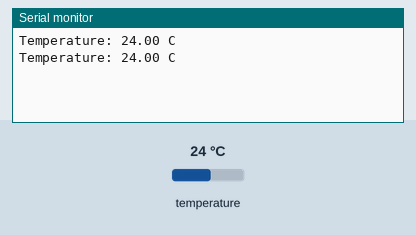
A sketch run on a simulated ESP32. On the bench: the last lines printed to the serial monitor. The test bench sets the inputs (shaded band); at power-on: temperature 24 °C.

Above: at 3.3 s.
3.4 s: temperature set to 12 °C
At 5.5 s:
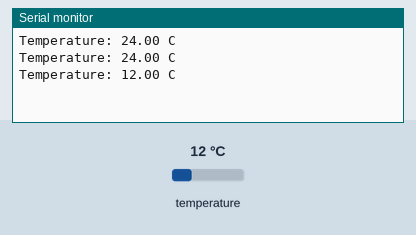
5.9 s: temperature set to 19 °C
At 6.9 s:
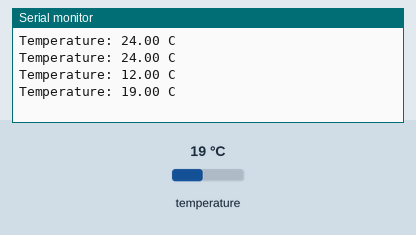
Timing chart, 0 to 8.9 s (numbered marks = the images above; inputs shaded):
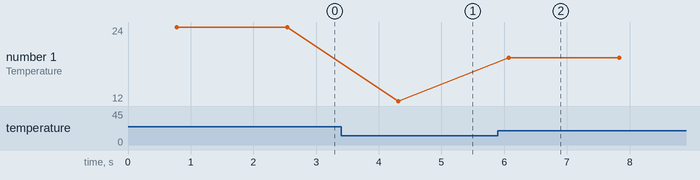

Measured:
- after the input at 3.4 s, the serial monitor: prints a new line after 0.91 s (image 1)
- after the input at 5.9 s, the serial monitor: prints a new line after 0.17 s (image 2)
- plotted number 1: 24 → 12 after the input at 3.4 s, 12 → 19 after the input at 5.9 s

The sketch:

DS18B20_Test.ino
```cpp
#include <OneWire.h>
#include <DallasTemperature.h>
OneWire oneWire(4);
DallasTemperature sensor(&oneWire);
void setup() { Serial.begin(115200); sensor.begin(); }
void loop() {
  sensor.requestTemperatures();
  const float value = sensor.getTempCByIndex(0);
  if (value == DEVICE_DISCONNECTED_C) Serial.println("DS18B20: NOT FOUND");
  else Serial.printf("Temperature: %.2f C\n", value);
  delay(1000);
}
```
